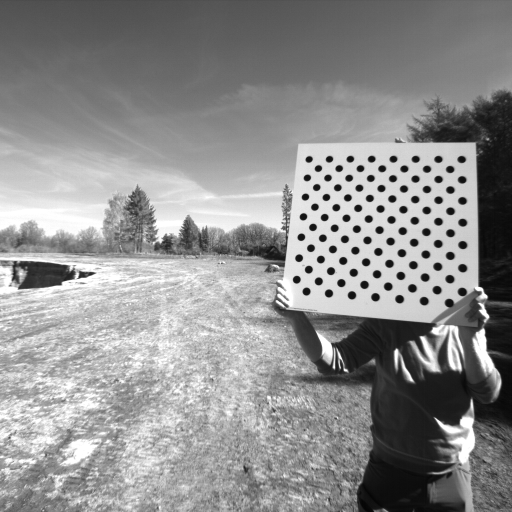
#> input picture perception-3d/tp1/data/Calib/_00037_0.png, 1024 x 1024 px (shown at 1/2 size); its folder holds 3 pictures in this run
$ python CalibrationMono.py   (older library calls are emulated)
#> lines starting #> are read from the running program, lines starting #| are printed output that depends on the picture; long printed decimals are rounded
### perception-3d/tp1/Code/CalibTools.py
# This import registers the 3D projection, but is otherwise unused.
from mpl_toolkits.mplot3d import Axes3D  # noqa: F401 unused import

import os
import matplotlib.pyplot as plt
import numpy as np
import cv2
import glob
import CalibUtils

def getImages(root_path):
    image_names = sorted(glob.glob(root_path))
    views = []
    for image_name in image_names:
        views.append(cv2.imread(image_name))
    return views, image_names

def detectPattern(frame, cols = 6, rows = 7):
    patternFound = False
    imgPoints = []

    gray = cv2.cvtColor(frame, cv2.COLOR_BGR2GRAY)
    # 1.1.1.2 - Implémenter la fonction findChessboardCorners ou findCircleGrid en fonction du type de mire utilisé
    # C'est à vous de jouer!!!
    patternFound, imgPoints = cv2.findCirclesGrid(gray, (cols, rows), flags=cv2.CALIB_CB_ASYMMETRIC_GRID)

    if patternFound:
        result = cv2.drawChessboardCorners(frame.copy(), (cols, rows), imgPoints, patternFound)
        fig = plt.figure()
        ax = fig.add_subplot(111)
        plt.imshow(result)
        plt.show()
    return patternFound, imgPoints

def asymmetricWorldPoints(cols = 7, rows = 6, patternSize_mm = 1.0):
    patternPoints = []

    #1.1.2.1 - Créer une liste de points 3D correspondant à chaque point de la mire
    # C'est à vous de jouer!!!
    for i in range(rows):
        for j in range(cols):
            patternPoints.append([2 * j + i % 2, i, 0])

    return np.array(patternPoints).astype('float32') * patternSize_mm

def calibrateMono(objpoints, imgpoints, imgSize):
    ret = 0
    mtx = []
    dist = []
    rvecs = []
    tvecs = []
    pve = []

    #1.1.2.2 - Implémenter la fonction calibrateCameraExtended
    # C'est à vous de jouer!!!
    ret, mtx, dist, rvecs, tvecs, stdDeviationsIntrinsics, stdDeviationsExtrinsics, pve = cv2.calibrateCameraExtended(
        objpoints, imgpoints, imgSize, None, None
    )
    return ret, mtx, dist, rvecs, tvecs, pve

def computeCorrectionMapsMono(imageSize, mtx, dist, alpha = 1.0, xRatio = 1, yRatio = 1):
    mapx = []
    mapy = []
    newImageSize = (int(imageSize[0] / xRatio), int(imageSize[1] / yRatio))

    h,  w = imageSize[:2]
    newcameramtx, roi = cv2.getOptimalNewCameraMatrix(mtx, dist, (w,h), 1, (w,h))

    # 1.1.3.1 - Implement initUndistortRectifyMap here
    # C'est à vous de jouer!!!
    mapx, mapy = cv2.initUndistortRectifyMap(mtx, dist, None, newcameramtx, newImageSize, cv2.CV_32FC1)

    return mapx, mapy

def rectify(frame, mapx, mapy):
    dst = []
    # 1.1.3.2 - Implement remap here
    # C'est à vous de jouer!!!
    dst = cv2.remap(frame, mapx, mapy, cv2.INTER_LINEAR)
    return dst

# [45 lines left out: functions calibrateStereo, computeCorrectionMapsStereo, not called in this run]


def visualizeBoards(mtx, rvecs, tvecs, rows, cols, patternSize_mm, cameraWidth = 0.1, cameraHeight = 0.05):
    figureName = 'Calibration boards visualization in camera frame'

    # Plot settings
    fig = plt.figure(figureName)
    ax = fig.add_subplot(111, projection='3d')
    ax.set_title(figureName)
    ax.set_xlabel('x')
    ax.set_ylabel('z')
    ax.set_zlabel('-y')

    CalibUtils.plot_camera_frame(ax, rvecs, tvecs, mtx, cameraWidth, cameraHeight)
    CalibUtils.plot_board_frames(ax, rvecs, tvecs, cols, rows, patternSize_mm)
    CalibUtils.set_axes_equal(ax)
    plt.show()

def plotRMS(pve, rms, imgNames, figureName = 'RMS Plot'):
    # Plot settings
    plt.figure(figureName)
    plt.title(figureName)
    plt.xlabel('Image ID')
    plt.ylabel('RMS')

    x = [os.path.splitext(os.path.basename(image))[0] for image in imgNames]

    if len(pve[0]) == 2:
        plt.scatter(x, [rms[0] for rms in pve], label='Per image RMS (Left Camera)', marker='o')
        plt.scatter(x, [rms[1] for rms in pve], label='Per image RMS (Right Camera)', marker='o')
    else:
        plt.scatter(x, pve, label='Per image RMS', marker='o')

    plt.plot(x, [rms]*len(imgNames), label='Mean RMS', linestyle='--')
    plt.legend(loc='upper right')
    plt.show()


# [13 lines left out: function getDisparity, not called in this run]

### perception-3d/tp1/Code/CalibUtils.py
# -*- coding: utf-8 -*-
from matplotlib import cm
from numpy import linspace
import numpy as np
import cv2 as cv

## Misc
def nullFunction(x = None, y = None):
    pass

## 3-D plotting
def set_axes_radius(ax, origin, radius):
    ax.set_xlim3d([origin[0] - radius, origin[0] + radius])
    ax.set_ylim3d([origin[1] - radius, origin[1] + radius])
    ax.set_zlim3d([origin[2] - radius, origin[2] + radius])

def set_axes_equal(ax):
    '''Make axes of 3D plot have equal scale so that spheres appear as spheres,
    cubes as cubes, etc..  This is one possible solution to Matplotlib's
    ax.set_aspect('equal') and ax.axis('equal') not working for 3D.

    Input
      ax: a matplotlib axis, e.g., as output from plt.gca().
    '''

    limits = np.array([
        ax.get_xlim3d(),
        ax.get_ylim3d(),
        ax.get_zlim3d(),
    ])

    origin = np.mean(limits, axis=1)
    radius = 0.5 * np.max(np.abs(limits[:, 1] - limits[:, 0]))
    set_axes_radius(ax, origin, radius)

def transform_to_matplotlib_frame(cMo, X):
    # util function
    M = np.identity(4)
    M[1,1] = 0
    M[1,2] = 1
    M[2,1] = -1
    M[2,2] = 0

    return M.dot(cMo.dot(X))

def create_camera_model(camera_matrix, width, height, draw_frame_axis=True):
    # util function
    # fx = camera_matrix[0,0]
    # fy = camera_matrix[1,1]
    # focal = (fx + fy) /2
    f_scale =  0.1 #focal / 100

    # draw image plane
    X_img_plane = np.ones((4,5))
    X_img_plane[0:3,0] = [-width, height, f_scale]
    X_img_plane[0:3,1] = [width, height, f_scale]
    X_img_plane[0:3,2] = [width, -height, f_scale]
    X_img_plane[0:3,3] = [-width, -height, f_scale]
    X_img_plane[0:3,4] = [-width, height, f_scale]

    # draw triangle above the image plane
    X_triangle = np.ones((4,3))
    X_triangle[0:3,0] = [-width, -height, f_scale]
    X_triangle[0:3,1] = [0, -2*height, f_scale]
    X_triangle[0:3,2] = [width, -height, f_scale]

    # draw camera
    X_center1 = np.ones((4,2))
    X_center1[0:3,0] = [0, 0, 0]
    X_center1[0:3,1] = [-width, height, f_scale]

    X_center2 = np.ones((4,2))
    X_center2[0:3,0] = [0, 0, 0]
    X_center2[0:3,1] = [width, height, f_scale]

    X_center3 = np.ones((4,2))
    X_center3[0:3,0] = [0, 0, 0]
    X_center3[0:3,1] = [width, -height, f_scale]

    X_center4 = np.ones((4,2))
    X_center4[0:3,0] = [0, 0, 0]
    X_center4[0:3,1] = [-width, -height, f_scale]

    return [X_img_plane, X_triangle, X_center1, X_center2, X_center3, X_center4]

def create_board_model(board_width, board_height, square_size):
    # util function
    width = board_width*square_size
    height = board_height*square_size

    # draw calibration board
    X_board = np.ones((4,5))
    X_board[0:3,0] = [0,0,0]
    X_board[0:3,1] = [width,0,0]
    X_board[0:3,2] = [width,height,0]
    X_board[0:3,3] = [0,height,0]
    X_board[0:3,4] = [0,0,0]

    # draw board frame axis
    X_frame1 = np.ones((4,2))
    X_frame1[0:3,0] = [0, 0, 0]
    X_frame1[0:3,1] = [height/2, 0, 0]

    X_frame2 = np.ones((4,2))
    X_frame2[0:3,0] = [0, 0, 0]
    X_frame2[0:3,1] = [0, height/2, 0]

    X_frame3 = np.ones((4,2))
    X_frame3[0:3,0] = [0, 0, 0]
    X_frame3[0:3,1] = [0, 0, height/2]

    return [X_board, X_frame1, X_frame2, X_frame3]

def plot_camera_frame(ax, rvecs, tvecs, cam_matrix, cam_width = 10.0, cam_height = 5.0,):
    extrinsics = np.zeros((len(rvecs),6))
    for i in range(0, len(rvecs)):
        extrinsics[i]=np.append(rvecs[i].flatten(), tvecs[i].flatten())

    camera_frame = create_camera_model(cam_matrix, cam_width, cam_height)

    for i in range(len(camera_frame)):
        X = np.zeros(camera_frame[i].shape)
        for j in range(camera_frame[i].shape[1]):
            X[:,j] = transform_to_matplotlib_frame(np.eye(4), camera_frame[i][:,j])
        ax.plot3D(X[0,:], X[1,:], X[2,:], color='r')

def plot_board_frames(ax, rvecs, tvecs, cols, rows, pattern_size):
    extrinsics = np.zeros((len(rvecs),6))
    for i in range(0, len(rvecs)):
        extrinsics[i]=np.append(rvecs[i].flatten(), tvecs[i].flatten())

    board_frames = create_board_model(cols, rows, pattern_size)

    cm_subsection = linspace(0.0, 1.0, extrinsics.shape[0])
    colors = [ cm.jet(x) for x in cm_subsection ]

    for idx in range(extrinsics.shape[0]):
        R, _ = cv.Rodrigues(extrinsics[idx,0:3])
        cMo = np.eye(4,4)
        cMo[0:3,0:3] = R
        cMo[0:3,3] = extrinsics[idx,3:6]
        for i in range(len(board_frames)):
            X = np.zeros(board_frames[i].shape)
            for j in range(board_frames[i].shape[1]):
                X[0:4,j] = transform_to_matplotlib_frame(cMo, board_frames[i][0:4,j])
            ax.plot3D(X[0,:], X[1,:], X[2,:], color=colors[idx])

### perception-3d/tp1/Code/CalibrationMono.py
# This import registers the 3D projection, but is otherwise unused.
from mpl_toolkits.mplot3d import Axes3D  # noqa: F401 unused import

import os
import matplotlib.pyplot as plt
import numpy as np
import cv2
import glob
import CalibUtils
from CalibTools import *


def calibrate(path):
    #Get list of images
    views, image_names = getImages(path);

    imgCalib = []
    objectPoints = []
    imgPoints = []
    imgName = []
    idx=0

    imgSize = views[1].shape[0:2];
    print(imgSize)

    #For each image
    for view in views:
        #Detect calibration pattern
        patternFound, corners = detectPattern(view, cols = 7, rows = 15)
        if patternFound:
            imgName.append(image_names[idx])
            imgCalib.append(view)
            imgPoints.append(corners)

            #Add corresponding object points
            objectPoints.append(asymmetricWorldPoints(cols = 7, rows = 15, patternSize_mm = 85.0))
        idx=idx+1

    #Calibrate camera
    rms, mtx, dist, rvecs, tvecs, pve = calibrateMono(objectPoints, imgPoints, imgSize)

    #Show pattern pose with respect to camera
    visualizeBoards(mtx, rvecs, tvecs, cols = 7, rows = 15, patternSize_mm = 85.0, cameraWidth = 0.1, cameraHeight = 0.05)

    print('\nRMS:', rms)
    print('Camera matrix:\n', mtx)
    print('Distortion coefficients: ', dist.ravel())

    #Compute correction maps
    mapx, mapy = computeCorrectionMapsMono(imgSize, mtx, dist, alpha = 1.0, xRatio = 1, yRatio = 1)

    #For each image
    for view in views:
        #Rectify it
        result = rectify(view, mapx, mapy);
        fig = plt.figure()
        ax = fig.add_subplot(111)
        plt.imshow(result)
        plt.show()

    #Plot RMS for each image
    plotRMS(pve, rms, imgName, figureName = 'RMS Plot')


DATA_DIR = os.path.join(os.path.dirname(os.path.abspath(__file__)), "..", "data")

#Calibration Gauche
calibrate(os.path.join(DATA_DIR, "Calib", '*_0.png'))
#> in calibrate, `views, image_names = getImages(path);`: views = 2 items
#| (1024, 1024)
#> the loop in calibrate, `for view in views:` made 2 passes
#> idx on passes 1 to 2: 1, 2
#> pass 1, in detectPattern, `result = cv2.drawChessboardCorners(frame.copy(), (cols, rows), imgPoin..`:
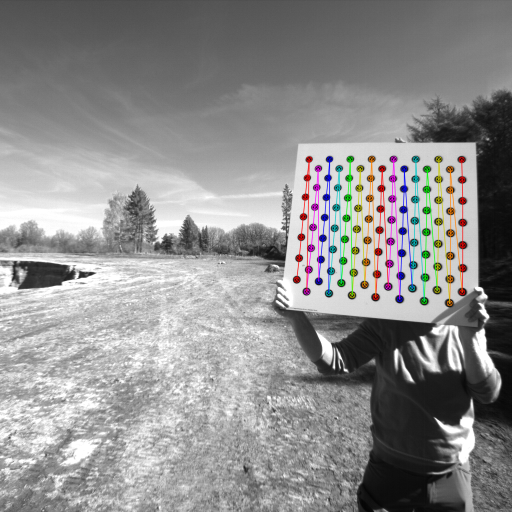
#> result: shape (1024, 1024, 3) (shown at 1/2 size); mean B, G, R 142.9, 143.1, 143.6
#> pass 2, in detectPattern (call 2), `result = cv2.drawChessboardCorners(frame.copy(), (cols, rows), imgPoin..`:
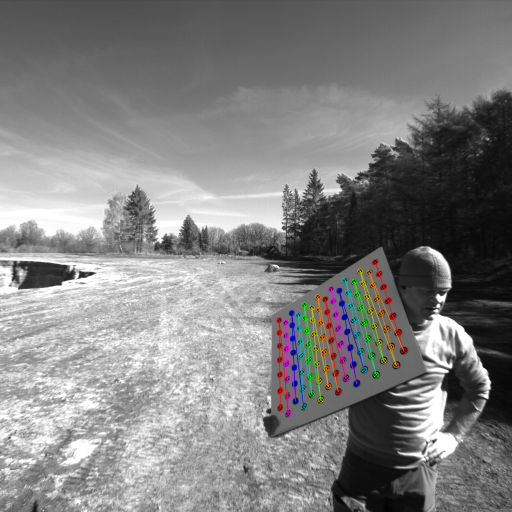
#> result: shape (1024, 1024, 3) (shown at 1/2 size); mean B, G, R 128.6, 128.7, 129.2
#> after the loop in calibrate, `for view in views:`: idx = 2; imgCalib = 2 items
#> in calibrateMono, `ret, mtx, dist, rvecs, tvecs, stdDeviationsIntrinsics, stdDeviationsEx..`: ret = 0.0519; mtx = [[752.9, 0, 503.3], [0, 752.2, 501.1], [0, 0, 1]]; dist = [[-0.18, 0.149, -0.000863, -0.000737, -0.0606]]; rvecs = ([0.059, 0.444, 1.64], [-0.115, 1.21, 1.08]); tvecs = ([1604.3, -697.3, 2721.9], [1145.7, 105, 3429.4]); stdDeviationsIntrinsics = 18 values, max 1.02 at index 3, min 0 at index 9, mean 0.157; stdDeviationsExtrinsics = [0.000786, 0.000855, 0.00029, 3.37, 3.69, 2.39, 0.00116, 0.000955, 0.000785, 3.97, 4.74, 2.12]; pve = [0.0481, 0.0555]
#> in calibrate, `rms, mtx, dist, rvecs, tvecs, pve = calibrateMono(objectPoints, imgPoi..`: rms = 0.0519; mtx = [[752.9, 0, 503.3], [0, 752.2, 501.1], [0, 0, 1]]; dist = [[-0.18, 0.149, -0.000863, -0.000737, -0.0606]]; rvecs = ([0.059, 0.444, 1.64], [-0.115, 1.21, 1.08]); tvecs = ([1604.3, -697.3, 2721.9], [1145.7, 105, 3429.4]); pve = [0.0481, 0.0555]
#> in plot_camera_frame, `extrinsics = np.zeros((len(rvecs),6))`: extrinsics = [[0, 0, 0, 0, 0, 0], [0, 0, 0, 0, 0, 0]]
#> the loop in plot_camera_frame, `for i in range(0, len(rvecs)):` made 2 passes
#> after the loop in plot_camera_frame, `for i in range(0, len(rvecs)):`: extrinsics = [[0.059, 0.444, 1.64, 1604.3, -697.3, 2721.9], [-0.115, 1.21, 1.08, 1145.7, 105, 3429.4]]
#> in plot_camera_frame, `camera_frame = create_camera_model(cam_matrix, cam_width, cam_height)`: camera_frame = 6 items
#> the loop in plot_camera_frame, `for i in range(len(camera_frame)):` made 6 passes
#> in plot_board_frames, `extrinsics = np.zeros((len(rvecs),6))`: extrinsics = [[0, 0, 0, 0, 0, 0], [0, 0, 0, 0, 0, 0]]
#> the loop in plot_board_frames, `for i in range(0, len(rvecs)):` made 2 passes
#> after the loop in plot_board_frames, `for i in range(0, len(rvecs)):`: extrinsics = [[0.059, 0.444, 1.64, 1604.3, -697.3, 2721.9], [-0.115, 1.21, 1.08, 1145.7, 105, 3429.4]]
#> the loop in plot_board_frames, `for idx in range(extrinsics.shape[0]):` made 2 passes
#> in visualizeBoards, `plt.show()`:
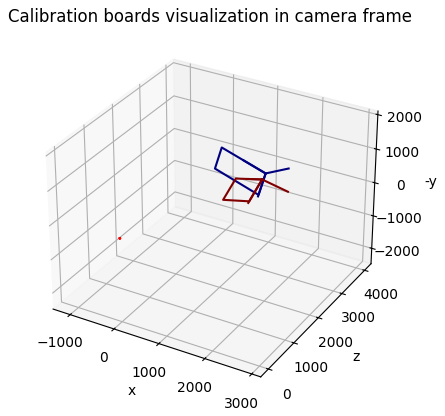
#> figure drawn by matplotlib, 1 panel
#| RMS: 0.05192
#| Camera matrix:
#|  [[752.924   0.         503.324]
#|  [  0.         752.248  501.119]
#|  [  0.           0.           1.        ]]
#| Distortion coefficients:  [-0.1805  0.1488 -0.0008626 -0.0007366 -0.06055]
#> in computeCorrectionMapsMono, `newcameramtx, roi = cv2.getOptimalNewCameraMatrix(mtx, dist, (w,h), 1,..`: newcameramtx = [[672.3, 0, 500.6], [0, 672.2, 497.9], [0, 0, 1]]; roi = (23, 22, 974, 975)
#> in computeCorrectionMapsMono, `mapx, mapy = cv2.initUndistortRectifyMap(mtx, dist, None, newcameramtx..`:
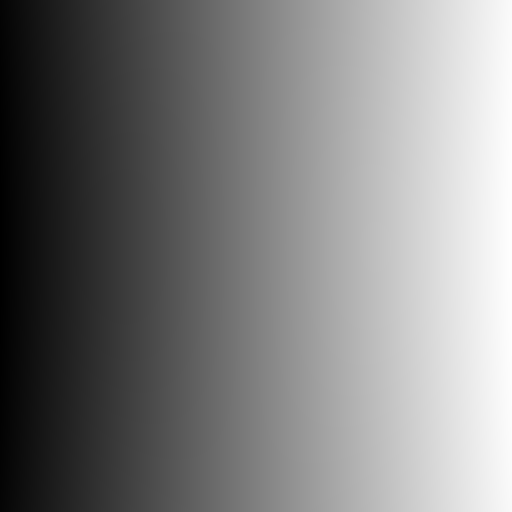
#> mapx: shape (1024, 1024) float32 (shown at 1/2 size); min -22.05, max 1047.6, mean 514.1; drawn with min black and max white
#> in computeCorrectionMapsMono, `mapx, mapy = cv2.initUndistortRectifyMap(mtx, dist, None, newcameramtx..`:
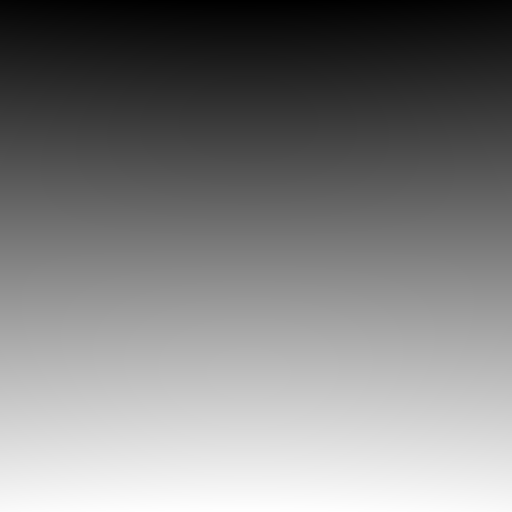
#> mapy: shape (1024, 1024) float32 (shown at 1/2 size); min -21.36, max 1047.3, mean 514.6; drawn with min black and max white
#> the loop in calibrate, `for view in views:` made 2 passes
#> pass 1, in rectify, `dst = cv2.remap(frame, mapx, mapy, cv2.INTER_LINEAR)`:
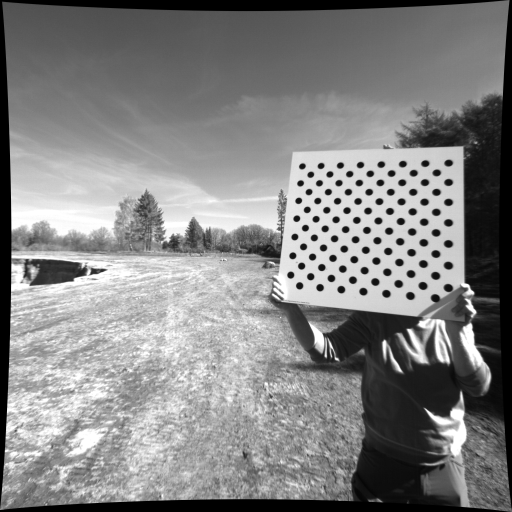
#> dst: shape (1024, 1024, 3) (shown at 1/2 size); min 0, max 255, mean 132.1


#Calibration Droite
calibrate(os.path.join(DATA_DIR, "Calib", '*_1.png'))
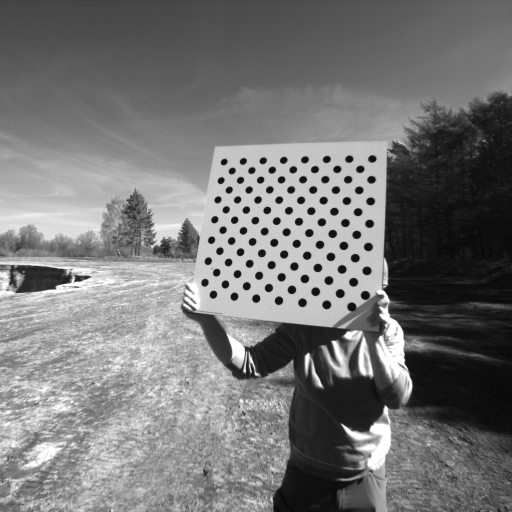
#> input picture perception-3d/tp1/data/Calib/_00037_1.png, 1024 x 1024 px (shown at 1/2 size)
#> (the run stopped early here; a loop or call above may not have finished)
